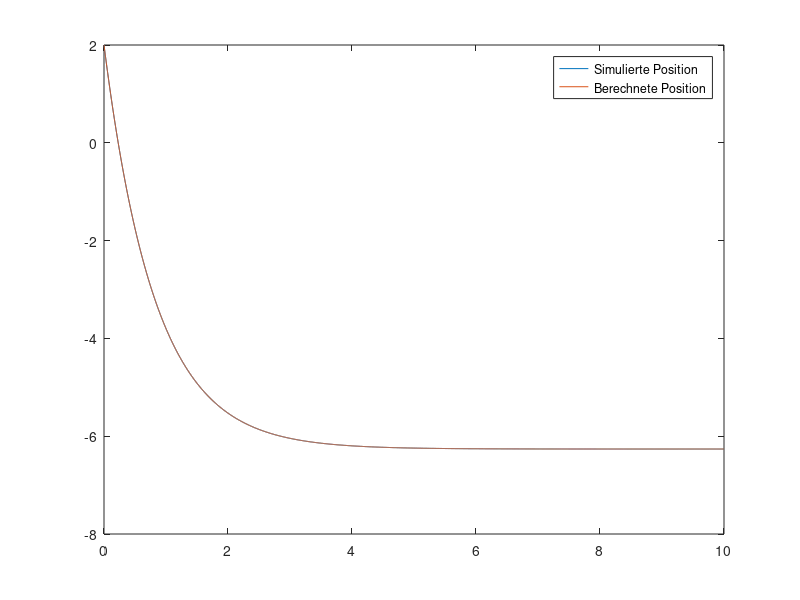
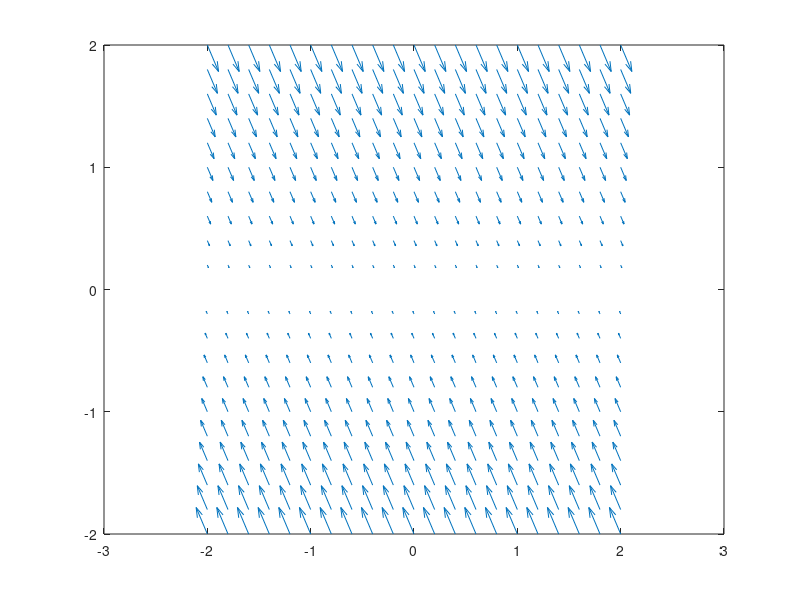

Reproduce these figures in MATLAB, in order.
% RST 2 Versuch 2
load Modellparameter.mat

a = (Ke*Km)/(J * R) + mu / J;
b = (Km * V)/(J * R);

A = [0,1;0,-a];
B = [0;b];
C = [1,0];
%% Aufgabe 1

%c)
sigma = ss(A,B,C,0);
x0 = [2;-10];
t = 0:2e-3:10;
u = zeros (size(t));

[y,t,x] = lsim(sigma, u, t, x0);

plot(t,y,t, 2-10/a * (1-exp(-a*t)));
legend('Simulierte Position', 'Berechnete Position');

%d)
[x1,x2] = meshgrid(-2:0.2:2);
dx1 = x2;
dx2 = -2*x2;

figure;
quiver(x1,x2,dx1,dx2)


